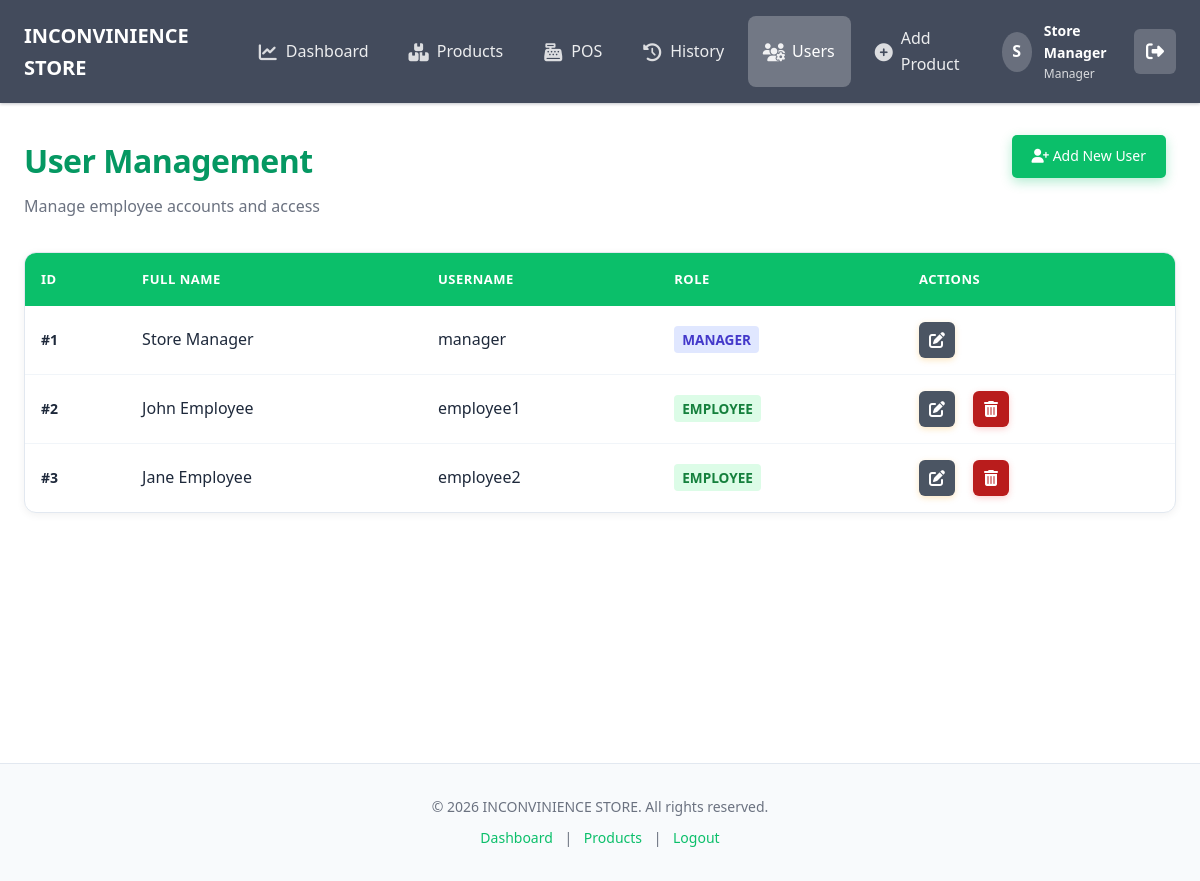
/users.php (signed in), run on the app's committed database.
### tables this page shows
CREATE TABLE `users` (
  `user_id` int(11) NOT NULL,
  `username` varchar(100) NOT NULL,
  `password` varchar(255) NOT NULL,
  `full_name` varchar(255) NOT NULL,
  `role` enum('employee','manager') NOT NULL DEFAULT 'employee',
  `created_at` timestamp NOT NULL DEFAULT current_timestamp(),
  `updated_at` timestamp NOT NULL DEFAULT current_timestamp() ON UPDATE current_timestamp()
);

### auth.php (called while the page is built, shortened)
<?php
function isLoggedIn() {
    return isset($_SESSION['user_id']) && isset($_SESSION['username']);
}
function isManager() {
    return isset($_SESSION['role']) && $_SESSION['role'] === 'manager';
}
function getCurrentUser() {
    return [
        'user_id' => $_SESSION['user_id'],
        'username' => $_SESSION['username'],
        'full_name' => $_SESSION['full_name'],
        'role' => $_SESSION['role']
    ];
}
?>

### users.php (the view, shortened to what this page needs)
<?php
require_once 'auth.php';
require_once 'includes/header.php';
$conn = getDBConnection();
$users = $conn->query("SELECT * FROM users ORDER BY user_id ASC");
?>
<main class="main-content">
    <div class="page-header">
        <div class="page-title-section">
            <h1 class="page-title">User Management</h1>
            <p class="page-subtitle">Manage employee accounts and access</p>
        </div>
        <div class="page-actions">
            <a href="register.php" class="btn btn-primary">
                <i class="fas fa-user-plus"></i> Add New User
            </a>
        </div>
    </div>
    <section class="table-section">
        <div class="table-wrapper">
            <table class="data-table-modern">
                <thead>
                    <tr>
                        <th>ID</th>
                        <th>Full Name</th>
                        <th>Username</th>
                        <th>Role</th>
                        <th>Actions</th>
                    </tr>
                </thead>
                <tbody>
                    <?php while ($row = $users->fetch_assoc()): ?>
                        <tr>
                            <td class="id-cell">#<?php echo $row['user_id']; ?></td>
                            <td><?php echo htmlspecialchars($row['full_name']); ?></td>
                            <td><?php echo htmlspecialchars($row['username']); ?></td>
                            <td>
                                <span class="role-badge <?php echo $row['role']; ?>">
                                    <?php echo ucfirst($row['role']); ?>
                                </span>
                            </td>
                            <td>
                                <div class="action-buttons">
                                    <a href="edit_user.php?id=<?php echo $row['user_id']; ?>" class="btn btn-edit" title="Edit User">
                                        <i class="fas fa-edit"></i>
                                    </a>
                                    <?php if ($row['user_id'] != getCurrentUser()['user_id']): ?>
                                        <a href="delete_user.php?id=<?php echo $row['user_id']; ?>"
                                           class="btn btn-delete"
                                           onclick="return confirm('Are you sure? This cannot be undone.');"
                                           title="Delete User">
                                            <i class="fas fa-trash-alt"></i>
                                        </a>
                                    <?php endif; ?>
                                </div>
                            </td>
                        </tr>
                    <?php endwhile; ?>
                </tbody>
            </table>
        </div>
    </section>
</main>
<?php
require_once 'includes/footer.php';
?>

### includes/header.php (shortened to what this page needs)
<?php
$user = isset($user) ? $user : (function_exists('getCurrentUser') ? getCurrentUser() : null);
?>
<!DOCTYPE html>
<html lang="en">
<head>
    <link rel="stylesheet" href="style.css">
    <link rel="stylesheet" href="https://cdnjs.cloudflare.com/ajax/libs/font-awesome/6.4.0/css/all.min.css" />
</head>
<body>
    <?php if ($user): ?>
    <nav class="main-nav">
        <div class="nav-container">
            <div class="nav-brand">
                <h1 class="brand-title">INCONVINIENCE STORE</h1>
            </div>
            <div class="nav-menu">
                <a href="home.php" class="nav-link <?php echo basename($_SERVER['PHP_SELF']) == 'home.php' ? 'active' : ''; ?>">
                    <span class="nav-icon"><i class="fas fa-chart-line"></i></span>
                    <span>Dashboard</span>
                </a>
                <a href="items.php" class="nav-link <?php echo basename($_SERVER['PHP_SELF']) == 'items.php' ? 'active' : ''; ?>">
                    <span class="nav-icon"><i class="fas fa-boxes"></i></span>
                    <span>Products</span>
                </a>
                <a href="pos.php" class="nav-link <?php echo basename($_SERVER['PHP_SELF']) == 'pos.php' ? 'active' : ''; ?>">
                    <span class="nav-icon"><i class="fas fa-cash-register"></i></span>
                    <span>POS</span>
                </a>
                <a href="history.php" class="nav-link <?php echo basename($_SERVER['PHP_SELF']) == 'history.php' ? 'active' : ''; ?>">
                    <span class="nav-icon"><i class="fas fa-history"></i></span>
                    <span>History</span>
                </a>
                <?php if (isManager()): ?>
                <a href="users.php" class="nav-link <?php echo basename($_SERVER['PHP_SELF']) == 'users.php' ? 'active' : ''; ?>">
                    <span class="nav-icon"><i class="fas fa-users-cog"></i></span>
                    <span>Users</span>
                </a>
                <a href="create.php" class="nav-link <?php echo basename($_SERVER['PHP_SELF']) == 'create.php' ? 'active' : ''; ?>">
                    <span class="nav-icon"><i class="fas fa-plus-circle"></i></span>
                    <span>Add Product</span>
                </a>
                <?php endif; ?>
            </div>
            <div class="nav-user">
                <div class="user-menu">
                    <div class="user-avatar">
                        <?php echo strtoupper(substr($user['full_name'], 0, 1)); ?>
                    </div>
                    <div class="user-details">
                        <span class="user-name"><?php echo htmlspecialchars($user['full_name']); ?></span>
                        <span class="user-role"><?php echo ucfirst(htmlspecialchars($user['role'])); ?></span>
                    </div>
                    <a href="logout.php" class="logout-btn" title="Logout" onclick="return confirm('Are you sure you want to log out?');">
                        <i class="fas fa-sign-out-alt"></i>
                    </a>
                </div>
            </div>
        </div>
    </nav>
    <?php endif; ?>

### includes/footer.php (shortened to what this page needs)
    <footer class="main-footer">
        <div class="footer-content">
            <p>&copy; <?php echo date('Y'); ?> INCONVINIENCE STORE. All rights reserved.</p>
            <p class="footer-links">
                <a href="home.php">Dashboard</a> |
                <a href="items.php">Products</a> |
                <a href="logout.php">Logout</a>
            </p>
        </div>
    </footer>
</body>
</html>

### users.php (style rules this page uses)
.role-badge { padding: 4px 8px; border-radius: 4px; font-size: 0.85em; font-weight: 600; }
.role-badge.manager { background: #e0e7ff; color: #4338ca; }
.role-badge.employee { background: #dcfce7; color: #15803d; }

### data on the page
users: user_id "1", full_name "Store Manager", username "manager", role "MANAGER"
users: user_id "2", full_name "John Employee", username "employee1", role "EMPLOYEE"
users: user_id "3", full_name "Jane Employee", username "employee2", role "EMPLOYEE"

### other printed values
substr($user['full_name'], 0, 1) "S"
$user['full_name'] "Store Manager"
$user['role'] "Manager"
